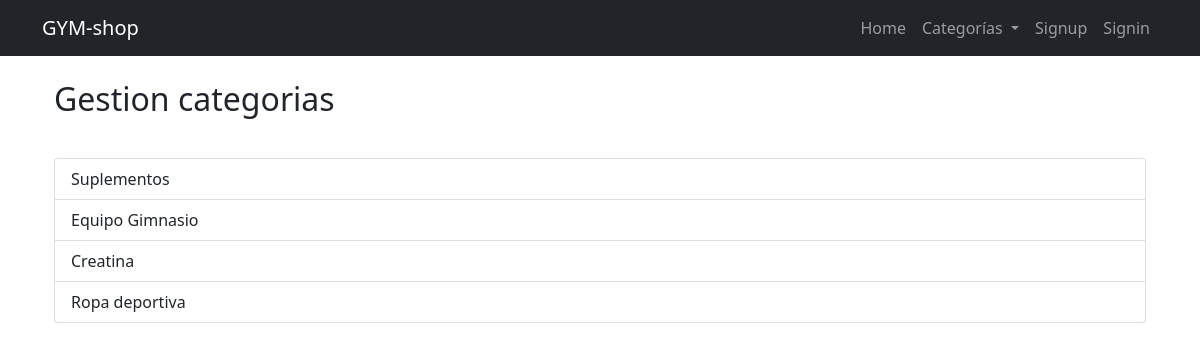
Page /categorias/ on the committed database.
### tasks/models.py (models this page shows, shortened)
class Categoria(models.Model):
    nombre = models.CharField(max_length=50)
    descripcion = models.TextField(blank=True)

### tasks/views.py (the view)
# urls.py: path('categorias/', views.categoria_list, name='categoria_list'),
def categoria_list(request):
    categorias = Categoria.objects.all()
    return render(request, 'categoria_list.html', {'categorias': categorias})

### tasks/context_processors.py (called while the page is built)
def categorias_nav(request):
    categorias = Categoria.objects.all()
    return {'categorias_nav': categorias}

### tasks/templates/categoria_list.html (shortened to what this page needs)
{% extends 'base.html' %}
{% block content %}
  <div class="container mt-4">
    <h2 class="mb-3">Gestion categorias</h2>
    <ul class="list-group">
      {% for categoria in categorias %}
        <li class="list-group-item d-flex justify-content-between align-items-center">
          {{ categoria.nombre }}
        </li>
      {% empty %}
        <li class="list-group-item">No hay categorías registradas aún.</li>
      {% endfor %}
    </ul>
  </div>
{% endblock %}

### rows in the picture
Categoria: nombre "Suplementos"
Categoria: nombre "Equipo Gimnasio"
Categoria: nombre "Creatina"
Categoria: nombre "Ropa deportiva"
